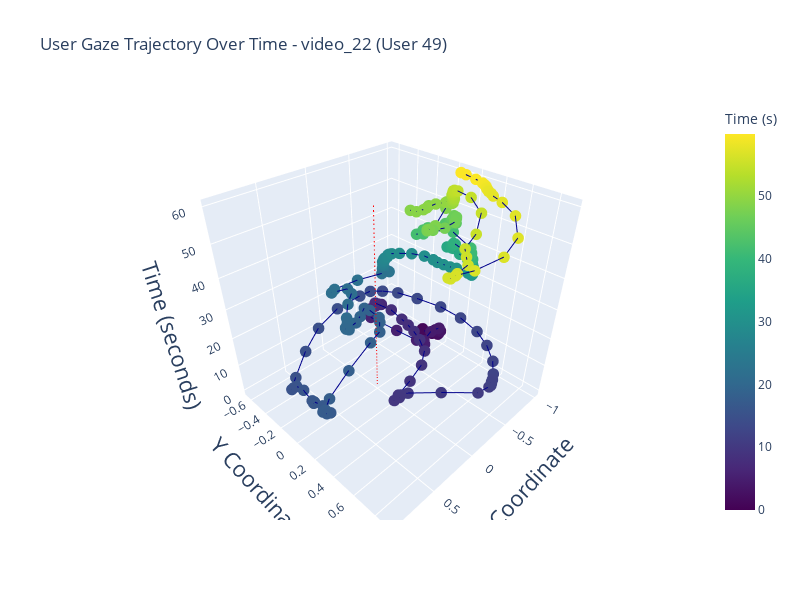
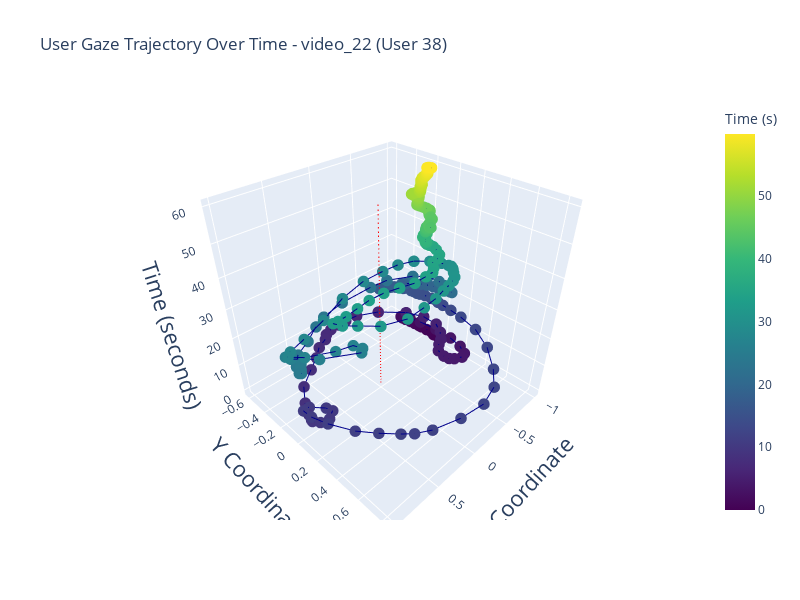
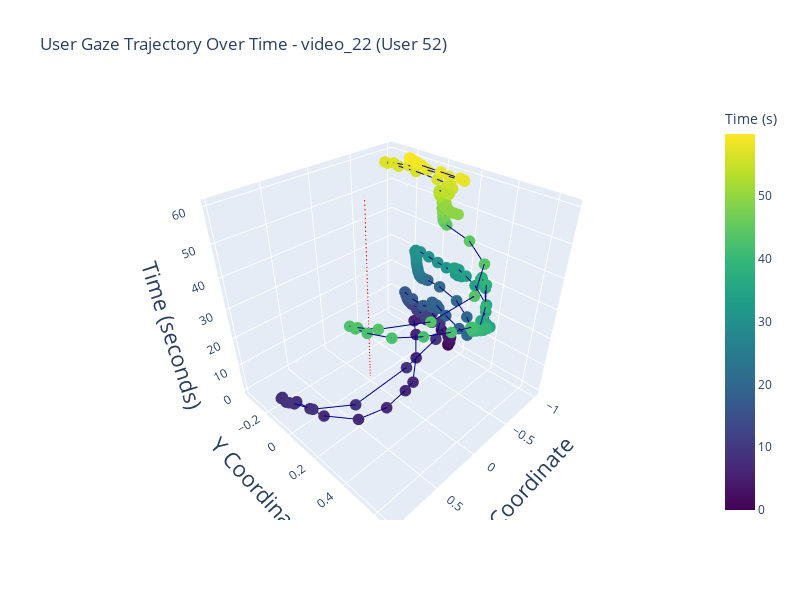
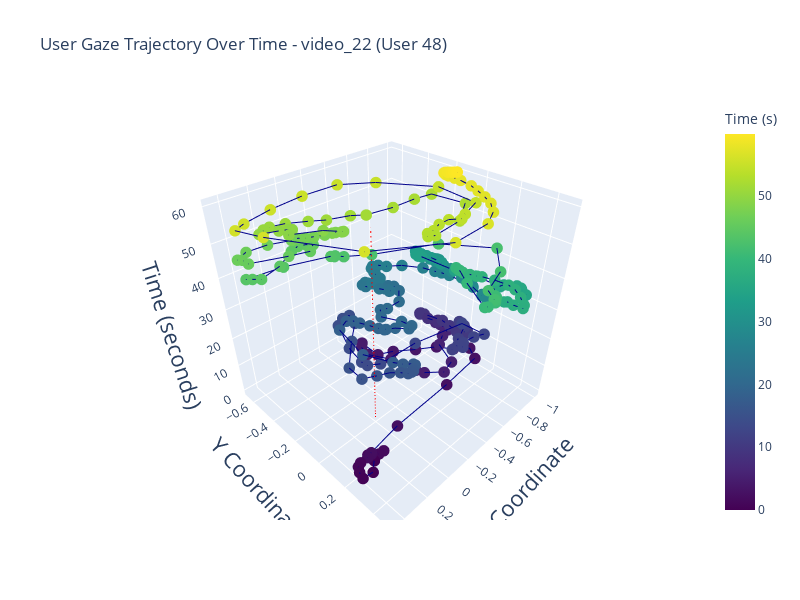

The code cell stored with these charts, in order, in its notebook:
### Code cell
plot_3D_trajectory_with_time(datasets_folder,'Jin_22', 'video_22',fsize=22)

### Figure 1 — Plotly figure (JSON) as saved in the notebook; plotly's stock layout.template omitted (floating-point values rounded to 4 significant figures; data arrays with more than 128 entries replaced by an {"elided": "..."} marker saying what was removed)
{"data": [{"line": {"color": "darkblue", "width": 2}, "marker": {"color": {"elided": "301 float values"}, "colorbar": {"title": {"text": "Time (s)"}}, "colorscale": [[0, "#440154"], [0.1111, "#482878"], [0.2222, "#3e4989"], [0.3333, "#31688e"], [0.4444, "#26828e"], [0.5556, "#1f9e89"], [0.6667, "#35b779"], [0.7778, "#6ece58"], [0.8889, "#b5de2b"], [1, "#fde725"]], "size": 4}, "mode": "lines+markers", "showlegend": false, "type": "scatter3d", "x": {"elided": "301 float values"}, "y": {"elided": "301 float values"}, "z": {"elided": "301 float values"}}, {"line": {"color": "red", "dash": "dash", "width": 2}, "mode": "lines", "showlegend": false, "type": "scatter3d", "x": [0, 0], "y": [0, 0], "z": [0, 59.9]}], "layout": {"height": 600, "scene": {"xaxis": {"title": {"font": {"size": 22}, "text": "X Coordinate"}}, "yaxis": {"title": {"font": {"size": 22}, "text": "Y Coordinate"}}, "zaxis": {"title": {"font": {"size": 22}, "text": "Time (seconds)"}}}, "title": {"text": "User Gaze Trajectory Over Time - video_22 (User 49)"}, "width": 800}}

### Figure 2 — Plotly figure (JSON) as saved in the notebook; plotly's stock layout.template omitted (floating-point values rounded to 4 significant figures; data arrays with more than 128 entries replaced by an {"elided": "..."} marker saying what was removed)
{"data": [{"line": {"color": "darkblue", "width": 2}, "marker": {"color": {"elided": "301 float values"}, "colorbar": {"title": {"text": "Time (s)"}}, "colorscale": [[0, "#440154"], [0.1111, "#482878"], [0.2222, "#3e4989"], [0.3333, "#31688e"], [0.4444, "#26828e"], [0.5556, "#1f9e89"], [0.6667, "#35b779"], [0.7778, "#6ece58"], [0.8889, "#b5de2b"], [1, "#fde725"]], "size": 4}, "mode": "lines+markers", "showlegend": false, "type": "scatter3d", "x": {"elided": "301 float values"}, "y": {"elided": "301 float values"}, "z": {"elided": "301 float values"}}, {"line": {"color": "red", "dash": "dash", "width": 2}, "mode": "lines", "showlegend": false, "type": "scatter3d", "x": [0, 0], "y": [0, 0], "z": [0, 59.9]}], "layout": {"height": 600, "scene": {"xaxis": {"title": {"font": {"size": 22}, "text": "X Coordinate"}}, "yaxis": {"title": {"font": {"size": 22}, "text": "Y Coordinate"}}, "zaxis": {"title": {"font": {"size": 22}, "text": "Time (seconds)"}}}, "title": {"text": "User Gaze Trajectory Over Time - video_22 (User 38)"}, "width": 800}}

### Figure 3 — Plotly figure (JSON) as saved in the notebook; plotly's stock layout.template omitted (floating-point values rounded to 4 significant figures; data arrays with more than 128 entries replaced by an {"elided": "..."} marker saying what was removed)
{"data": [{"line": {"color": "darkblue", "width": 2}, "marker": {"color": {"elided": "301 float values"}, "colorbar": {"title": {"text": "Time (s)"}}, "colorscale": [[0, "#440154"], [0.1111, "#482878"], [0.2222, "#3e4989"], [0.3333, "#31688e"], [0.4444, "#26828e"], [0.5556, "#1f9e89"], [0.6667, "#35b779"], [0.7778, "#6ece58"], [0.8889, "#b5de2b"], [1, "#fde725"]], "size": 4}, "mode": "lines+markers", "showlegend": false, "type": "scatter3d", "x": {"elided": "301 float values"}, "y": {"elided": "301 float values"}, "z": {"elided": "301 float values"}}, {"line": {"color": "red", "dash": "dash", "width": 2}, "mode": "lines", "showlegend": false, "type": "scatter3d", "x": [0, 0], "y": [0, 0], "z": [0, 59.9]}], "layout": {"height": 600, "scene": {"xaxis": {"title": {"font": {"size": 22}, "text": "X Coordinate"}}, "yaxis": {"title": {"font": {"size": 22}, "text": "Y Coordinate"}}, "zaxis": {"title": {"font": {"size": 22}, "text": "Time (seconds)"}}}, "title": {"text": "User Gaze Trajectory Over Time - video_22 (User 52)"}, "width": 800}}

### Figure 4 — Plotly figure (JSON) as saved in the notebook; plotly's stock layout.template omitted (floating-point values rounded to 4 significant figures; data arrays with more than 128 entries replaced by an {"elided": "..."} marker saying what was removed)
{"data": [{"line": {"color": "darkblue", "width": 2}, "marker": {"color": {"elided": "301 float values"}, "colorbar": {"title": {"text": "Time (s)"}}, "colorscale": [[0, "#440154"], [0.1111, "#482878"], [0.2222, "#3e4989"], [0.3333, "#31688e"], [0.4444, "#26828e"], [0.5556, "#1f9e89"], [0.6667, "#35b779"], [0.7778, "#6ece58"], [0.8889, "#b5de2b"], [1, "#fde725"]], "size": 4}, "mode": "lines+markers", "showlegend": false, "type": "scatter3d", "x": {"elided": "301 float values"}, "y": {"elided": "301 float values"}, "z": {"elided": "301 float values"}}, {"line": {"color": "red", "dash": "dash", "width": 2}, "mode": "lines", "showlegend": false, "type": "scatter3d", "x": [0, 0], "y": [0, 0], "z": [0, 59.9]}], "layout": {"height": 600, "scene": {"xaxis": {"title": {"font": {"size": 22}, "text": "X Coordinate"}}, "yaxis": {"title": {"font": {"size": 22}, "text": "Y Coordinate"}}, "zaxis": {"title": {"font": {"size": 22}, "text": "Time (seconds)"}}}, "title": {"text": "User Gaze Trajectory Over Time - video_22 (User 48)"}, "width": 800}}
